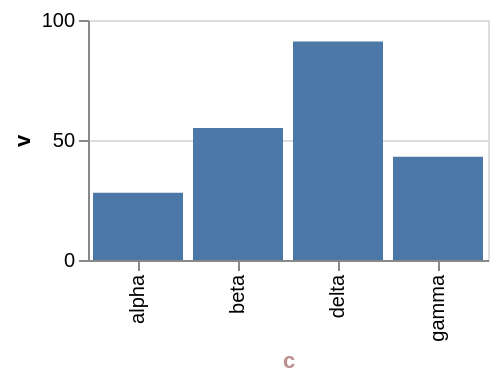

Vega-Lite specification stored for this chart:
### Vega-Lite specification from a JSON file in a GitHub repository (floating-point values rounded to 4 significant figures)
{"$schema": "https://vega.github.io/schema/vega-lite/v6.json", "width": 200, "height": 120, "data": {"values": [{"c": "alpha", "v": 28, "w": 3, "t": "2024-01-07"}, {"c": "beta", "v": 55, "w": 7, "t": "2024-03-19"}, {"c": "gamma", "v": 43, "w": 5, "t": "2024-06-02"}, {"c": "delta", "v": 91, "w": 9, "t": "2024-09-11"}]}, "mark": "bar", "encoding": {"x": {"field": "c", "type": "nominal"}, "y": {"field": "v", "type": "quantitative"}}, "config": {"axisX": {"titleColor": "rosybrown"}}}
